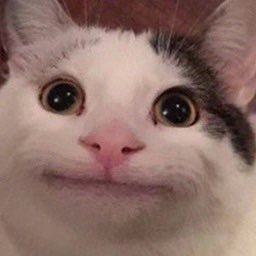
%> input picture Task/filtering/beluga.jpg, 256 x 256 px
$ octave gaussian_filter.m   (GNU Octave 9; MATLAB toolbox functions it lacks are replaced by stand-ins)
%> lines starting %> are read from the running program, lines starting %| are printed output that depends on the picture
clc, clear;
xi = imread("beluga.jpg")
%> xi is the input picture: size 256x256x3 uint8; mean R, G, B 140.8, 111.6, 104
x = imresize(xi, [300 300]);
xg = rgb2gray(x);
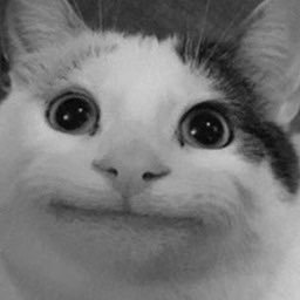
%> xg: size 300x300 uint8; min 2, max 209, mean 119.5
xd = double(xg);
n = size(xd);
%> n = [300 300]
pn = 0.1;

for i = 1:n(1)
    for j = 1:n(2)
        p = rand;
        if (p <= pn)
            r = 12*randn;
            xd(i,j) = xd(i,j) + r;
        end
    end
end
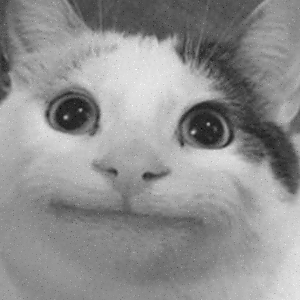
%> xd: size 300x300 double; min -27.48, max 231.5, mean 119.5; drawn with min black and max white
%> after the loop, r = -5.83
y = uint8(xd);
h = [1 1 1;1 4 1;1 1 1] /12;
zd=conv2(h,xd);
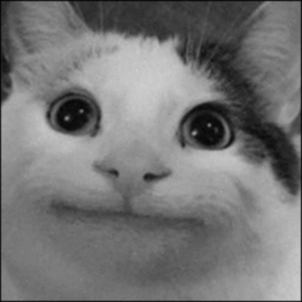
%> zd: size 302x302 double; min 0.173, max 210.8, mean 117.9
z=uint8(zd);

subplot(1,3,1), imshow(xg), title('Gambar Asli')
subplot(1,3,2), imshow(y), title('Gambar Gaussian Noise 10%')
subplot(1,3,3), imshow(z), title('Gambar Filter')
